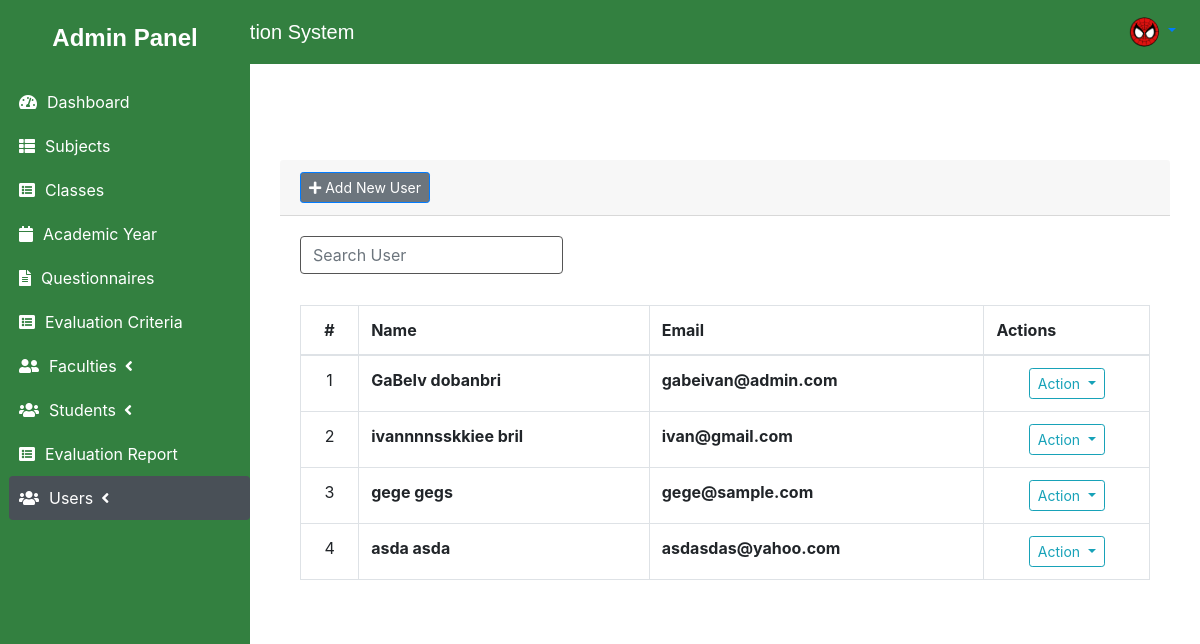
The app's page /users (signed in) with its own data.
### tables this page shows
CREATE TABLE users (
    id INTEGER PRIMARY KEY AUTOINCREMENT,
    firstname TEXT NOT NULL,
    lastname TEXT NOT NULL,
    email TEXT NOT NULL UNIQUE,
    password TEXT NOT NULL,
    avatar TEXT,
    datecreated DATETIME DEFAULT CURRENT_TIMESTAMP
);

### main.py (the view)
@app.route('/users')
def user_list():
    conn = get_db_connection()
    users = conn.execute("SELECT id, firstname, lastname, email FROM users").fetchall()
    conn.close()
    return render_template('admin/user_list.html', users=users, avatar_path=session.get('avatar_path'))

### main.py (called while the page is built)
def get_db_connection():
    conn = sqlite3.connect('database.db')
    conn.row_factory = sqlite3.Row
    return conn

### templates/admin/user_list.html (shortened to what this page needs)
{% extends "admin/layout.html" %}
{% block content %}
<div class="container mt-5">
    <div class="card card-outline card-success">
        <div class="card-header">
            <div class="card-tools">
                <a class="btn btn-secondary btn-sm btn-default btn-flat border-primary" href="{{ url_for('new_user') }}"><i class="fa fa-plus"></i> Add New User</a>
            </div>
        </div>
        <div class="card-body">
            <div class="row mb-3">
                <div class="col-md-4">
                    <input type="text" id="searchInput" class="form-control" placeholder="Search User">
                </div>
            </div>
            <table class="table table-hover table-bordered" id="list">
                <thead>
                    <tr>
                        <th class="text-center">#</th>
                        <th>Name</th>
                        <th>Email</th>
                        <th>Actions</th>
                    </tr>
                </thead>
                <tbody>
                    {% for user in users %}
                    <tr>
                        <td class="text-center">{{ loop.index }}</td>
                        <td><b>{{ user.firstname }} {{ user.lastname }}</b></td>
                        <td><b>{{ user.email }}</b></td>
                        <td class="text-center">
                            <div class="btn-group">
                                <button type="button" class="btn btn-default btn-sm btn-flat border-info wave-effect text-info dropdown-toggle" data-toggle="dropdown" aria-expanded="true">
                                  Action
                                </button>
                            </div>
                        </td>
                    </tr>
                    {% endfor %}
                </tbody>
            </table>
        </div>
    </div>
</div>
{% endblock %}

### static/css/styles.css (style rules this page uses)
.card { background-color: #ffffff; border: none; border-radius: 10px; }
.form-control { background-color: #ffffff; border: 1px solid #555555; color: #2c2c2c; margin-bottom: 15px; }

### records on screen
users: firstname "GaBeIv", lastname "dobanbri", email "gabeivan@admin.com"
users: firstname "ivannnnsskkiee", lastname "bril", email "ivan@gmail.com"
users: firstname "gege", lastname "gegs", email "gege@sample.com"
users: firstname "asda", lastname "asda", email "asdasdas@yahoo.com"
